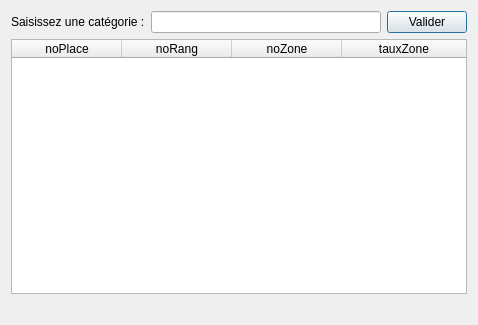
<?xml version="1.0" encoding="UTF-8"?>
<ui version="4.0">
 <class>fct_fournie_2</class>
 <widget class="QDialog" name="fct_fournie_2">
  <property name="geometry">
   <rect>
    <x>0</x>
    <y>0</y>
    <width>478</width>
    <height>325</height>
   </rect>
  </property>
  <property name="windowTitle">
   <string>Liste et taux des places d'une zone</string>
  </property>
  <layout class="QVBoxLayout" name="verticalLayout">
   <item>
    <layout class="QHBoxLayout" name="horizontalLayout">
     <item>
      <widget class="QLabel" name="label">
       <property name="text">
        <string>Saisissez une catégorie :</string>
       </property>
      </widget>
     </item>
     <item>
      <widget class="QLineEdit" name="lineEdit"/>
     </item>
     <item>
      <widget class="QPushButton" name="pushButton">
       <property name="text">
        <string>Valider</string>
       </property>
      </widget>
     </item>
    </layout>
   </item>
   <item>
    <widget class="QTableWidget" name="table_fct_fournie_2">
     <attribute name="horizontalHeaderMinimumSectionSize">
      <number>50</number>
     </attribute>
     <attribute name="horizontalHeaderDefaultSectionSize">
      <number>110</number>
     </attribute>
     <attribute name="horizontalHeaderStretchLastSection">
      <bool>true</bool>
     </attribute>
     <attribute name="verticalHeaderVisible">
      <bool>false</bool>
     </attribute>
     <column>
      <property name="text">
       <string>noPlace</string>
      </property>
     </column>
     <column>
      <property name="text">
       <string>noRang</string>
      </property>
     </column>
     <column>
      <property name="text">
       <string>noZone</string>
      </property>
     </column>
     <column>
      <property name="text">
       <string>tauxZone</string>
      </property>
     </column>
    </widget>
   </item>
   <item>
    <widget class="QLabel" name="label_fct_fournie_2">
     <property name="text">
      <string/>
     </property>
     <property name="alignment">
      <set>Qt::AlignCenter</set>
     </property>
    </widget>
   </item>
  </layout>
 </widget>
 <resources/>
 <connections>
  <connection>
   <sender>pushButton</sender>
   <signal>clicked()</signal>
   <receiver>fct_fournie_2</receiver>
   <slot>refreshResult()</slot>
   <hints>
    <hint type="sourcelabel">
     <x>437</x>
     <y>21</y>
    </hint>
    <hint type="destinationlabel">
     <x>91</x>
     <y>1</y>
    </hint>
   </hints>
  </connection>
 </connections>
 <slots>
  <slot>refreshResult()</slot>
 </slots>
</ui>
